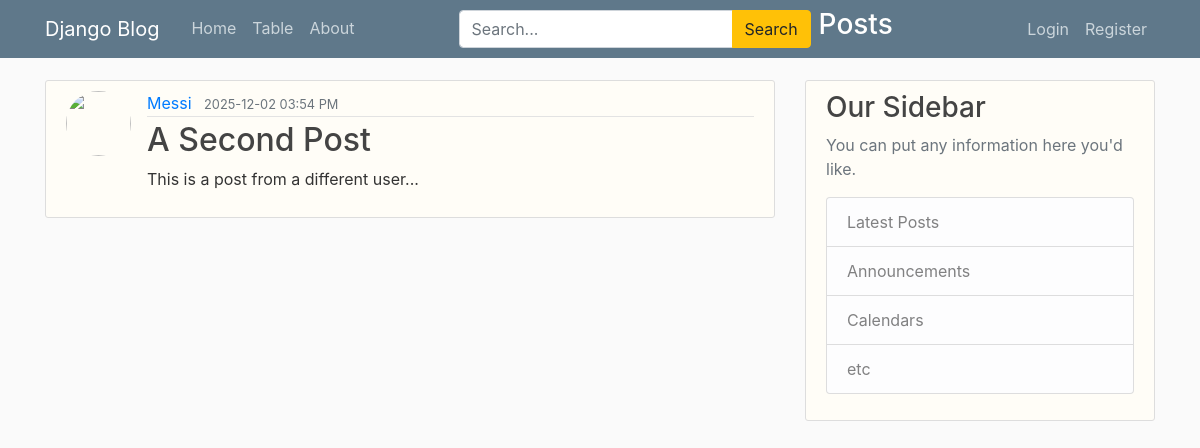
Screenshot of /post/2 with the database file from the repository.
### blog/models.py (models this page shows)
class Post(models.Model):
    title = models.CharField(max_length=100)
    content = models.TextField()
    date_posted = models.DateTimeField(default=timezone.now)
    author = models.ForeignKey(User, on_delete=models.CASCADE)

### blog/views.py (the view)
# urls.py: path('post/<int:pk>', PostDetailView.as_view(), name='post-detail'),
class PostDetailView(DetailView):
    model = Post

### blog/templates/blog/post_detail.html (shortened to what this page needs)
{% extends "blog/base.html" %}
{% block content %}
    <article class="media content-section">
        <img class="rounded-circle article-img" src="{{ object.author.profile.image.url }}">
        <div class="media-body">
            <div class="article-metadata">
                <a class="mr-2 link-offset-2 link-underline link-underline-opacity-0"
                   href="{% url 'user-posts' post.author.username %}">{{ object.author }}</a>
                <small class="text-muted">{{ object.date_posted | date:"Y-m-d h:i A" }}</small>
            </div>
            <h2><a class="article-title link-offset-2 link-underline link-underline-opacity-0" href="#">{{ object.title }}</a></h2>
            <p class="article-content">{{ object.content }}</p>
        </div>
    </article>
{% endblock content %}

### blog/static/blog/main.css (style rules this page uses)
body { background: #fafafa; color: #333333; margin-top: 5rem; }
h1, h2, h3, h4, h5, h6 { color: #444444; }
.content-section { background: #fffdf7; padding: 10px 20px; border: 1px solid #dddddd; border-radius: 3px; margin-bottom: 20px; }
.article-title { color: #444444; }
.article-content { white-space: pre-line; }
.article-img { height: 65px; width: 65px; margin-right: 16px; }
.article-metadata { padding-bottom: 1px; margin-bottom: 4px; border-bottom: 1px solid #e3e3e3 }

### rows the page displays
Post: author "Messi", date_posted "2025-12-02 03:54 PM", title "A Second Post", content "This is a post from a different user..."
